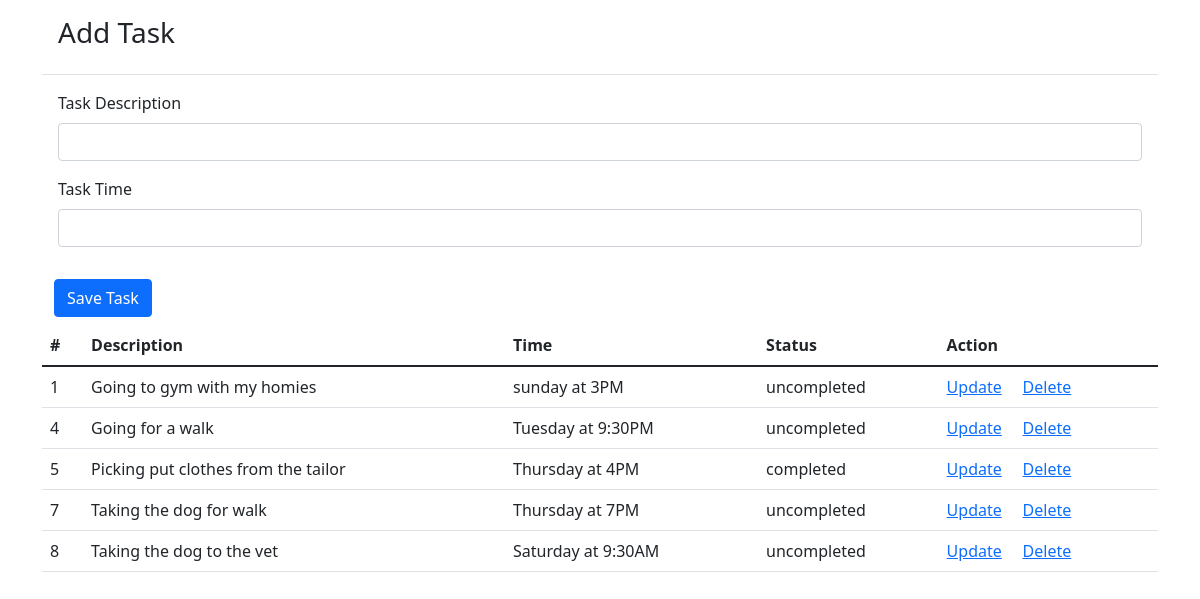
The page / on the database its author committed.
### tables this page shows
CREATE TABLE `tasks` (
  `id` int(50) NOT NULL,
  `description` varchar(100) NOT NULL,
  `tasktime` varchar(100) NOT NULL,
  `status` tinyint(1) NOT NULL
);

### DbConnect.php (called while the page is built)
<?php
class DbConnect{
	private $host = 'localhost';
	private $dbname = 'itenary_tracker';
	private $username = 'root';
	private $password = '';
	public function connect(){
		try{
			$connect = new PDO('mysql:host=' . $this->host . ';dbname=' . $this->dbname, $this->username,$this->password);
			$connect->setAttribute(PDO::ATTR_ERRMODE, PDO::ERRMODE_EXCEPTION);
			return $connect;
		} catch(PDOException $ex){
			echo 'Database error: ' . $ex->getMessage();
		}
	}
}

### Task.php (called while the page is built, shortened)
<?php
class Task {
	private $table_name = "tasks";
	private $dbConn;
	public function __construct()
	{
		require_once ('DbConnect.php');
		$db = new DbConnect();
		$this->dbConn = $db->connect();
	}
	public function getAllTask()
	{
		$statement = $this->dbConn->prepare("SELECT * from $this->table_name");
		$statement->execute();
		$tasks = $statement->fetchAll(PDO::FETCH_ASSOC);
		return $tasks;
	}
}

### index.php (the view, shortened to what this page needs)
<?php
  require_once('Task.php');
  $taskObj = new Task();
  $tasks = $taskObj->getAllTask();
?>
<!doctype html>
<html lang="en">
  <head>
    <link href="https://cdn.jsdelivr.net/npm/bootstrap@5.1.3/dist/css/bootstrap.min.css" rel="stylesheet">
  </head>
  <body>
    <div class="container">
      <form method="post" action="action.php">
        <div class="modal-header">
          <h3>Add Task</h3>
        </div>
        <div class="modal-body">
          <div class="mb-3">
            <label for="description" class="form-label">Task Description</label>
            <input type="text" class="form-control" id="description" name="description">
          </div>
          <div class="mb-3">
            <label for="time" class="form-label">Task Time</label>
            <input type="text" class="form-control" id="time" name="time">
          </div>
        </div>
          <button type="submit" name="submit" value="create" id="create" class="btn btn-primary" style=" margin-left:12px;">Save Task
          </button>
      </form>
    </div>
      <div class="container">
        <table class="table mt-2" style="margin-right: 24px;">
          <thead>
            <tr>
              <th scope="col">#</th>
              <th scope="col">Description</th>
              <th scope="col">Time</th>
              <th scope="col">Status</th>
              <th scope="colspan=2">Action</th>
            </tr>
          </thead>
          <tbody>
            <?php
              foreach($tasks as $task) {
                $result = json_encode($task, true);
                $statuses = '';
                if($task[status] === '1'){
                  $statuses = 'completed';
                } else {
                  $statuses = 'uncompleted';
                }
                echo "
                  <tr>
                    <td>$task[id]</td>
                    <td>$task[description]</td>
                    <td>$task[tasktime]</td>
                    <td>$statuses</td>
                    <td>
                      <a href='javascript:updateTask($result)'>Update</a> &nbsp;&nbsp;&nbsp;
                      <a href='javascript:deleteTask($result)'>Delete</a>
                    </td>
                  </tr>
                ";
              }
            ?>
          </tbody>
        </table>
      </div>
  </body>
</html>

### rows shown on the page
tasks: id "1", description "Going to gym with my homies", tasktime "sunday at 3PM", status "uncompleted"
tasks: id "4", description "Going for a walk", tasktime "Tuesday at 9:30PM", status "uncompleted"
tasks: id "5", description "Picking put clothes from the tailor", tasktime "Thursday at 4PM", status "completed"
tasks: id "7", description "Taking the dog for walk", tasktime "Thursday at 7PM", status "uncompleted"
tasks: id "8", description "Taking the dog to the vet", tasktime "Saturday at 9:30AM", status "uncompleted"
